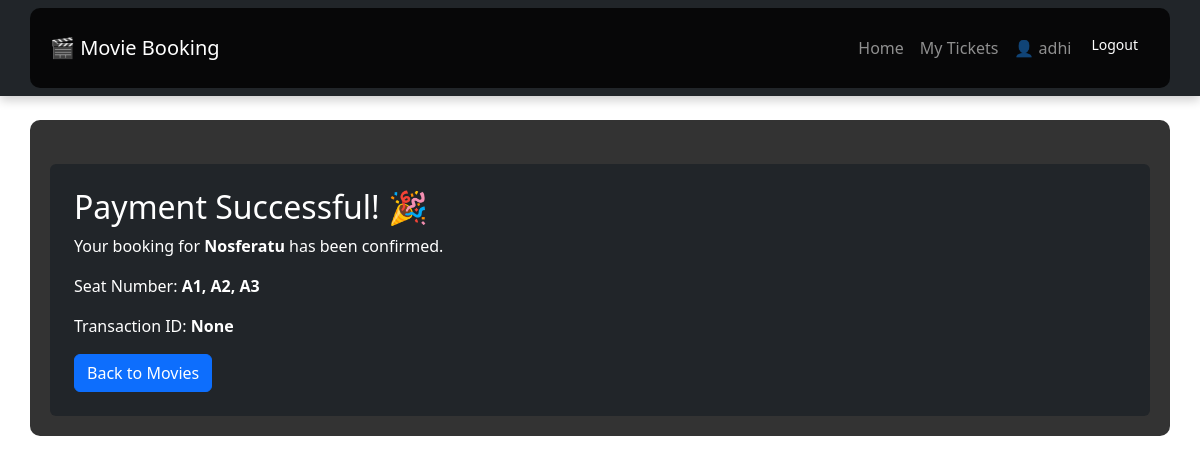
/success/22/ (signed in), run on the app's committed database.
### booking/models.py (models this page shows, shortened)
class Ticket(models.Model):
    user = models.ForeignKey(User, on_delete=models.CASCADE)
    movie = models.ForeignKey(Movie, on_delete=models.CASCADE)
    show_time = models.ForeignKey(ShowTime, on_delete=models.CASCADE)
    quantity = models.PositiveIntegerField(default=1)
    seat_number = models.CharField(max_length=10, null=True, blank=True)
    booking_date = models.DateTimeField(auto_now_add=True)
    is_paid = models.BooleanField(default=False)  # ✅ Ensure this field is present

class Movie(models.Model):
    title = models.CharField(max_length=255)
    genre = models.CharField(max_length=100, default="Unknown")
    release_date = models.DateField()
    poster = models.ImageField(upload_to='movie_posters/', null=True, blank=True)
    price = models.DecimalField(max_digits=6, decimal_places=2, default=0.00)

class Payment(models.Model):
    ticket = models.OneToOneField(Ticket, on_delete=models.CASCADE)
    amount = models.DecimalField(max_digits=10, decimal_places=2)
    status = models.CharField(max_length=20, choices=[('pending', 'Pending'), ('completed', 'Completed')], default='pending')
    transaction_id = models.CharField(max_length=100, blank=True, null=True, unique=True)  # Make it unique
    created_at = models.DateTimeField(auto_now_add=True)

### booking/views.py (the view)
# urls.py: path("success/<int:ticket_id>/", payment_success, name="success"),
@login_required
def payment_success(request, ticket_id):
    ticket = get_object_or_404(Ticket, id=ticket_id, user=request.user)
    payment = get_object_or_404(Payment, ticket=ticket)
    return render(request, 'booking/success.html', {
        'ticket': ticket,
        'payment': payment,  # Pass the payment object to the template
    })

### booking/templates/booking/success.html
{% extends 'booking/base.html' %}
{% block content %}
    <div class="container mt-4 p-4 bg-dark text-white rounded">
        <h2>Payment Successful! 🎉</h2>
        <p>Your booking for <strong>{{ ticket.movie.title }}</strong> has been confirmed.</p>
        <p>Seat Number: <strong>{{ ticket.seat_number }}</strong></p>
        <p>Transaction ID: <strong>{{ payment.transaction_id }}</strong></p>
        <a href="{% url 'movie_list' %}" class="btn btn-primary">Back to Movies</a>
    </div>
{% endblock %}

### booking/templates/booking/base.html (shortened to what this page needs)
<!DOCTYPE html>
<html lang="en">
<head>
    <link href="https://cdn.jsdelivr.net/npm/bootstrap@5.3.0/dist/css/bootstrap.min.css" rel="stylesheet">
</head>
<body>
    <nav class="navbar navbar-expand-lg navbar-dark bg-dark">
        <div class="container">
            <a class="navbar-brand" href="{% url 'movie_list' %}">🎬 Movie Booking</a>
            <div class="collapse navbar-collapse" id="navbarNav">
                <ul class="navbar-nav ms-auto">
                    <li class="nav-item">
                        <a class="nav-link" href="{% url 'movie_list' %}">Home</a>
                    </li>
                    {% if user.is_authenticated %}
                        <li class="nav-item">
                            <a class="nav-link" href="{% url 'ticket_list' %}">My Tickets</a>
                        </li>
                        <li class="nav-item">
                            <span class="nav-link">👤 {{ user.username }}</span>
                        </li>
                        <li class="nav-item">
                            <form id="logout-form" action="{% url 'logout' %}" method="post" style="display: inline;">
                                <button type="submit" class="btn btn-logout">Logout</button>
                            </form>
                        </li>
                    {% else %}
                        <li class="nav-item">
                            <a class="nav-link btn btn-outline-light btn-sm" href="{% url 'login' %}">Login</a>
                        </li>
                    {% endif %}
                </ul>
            </div>
        </div>
    </nav>
    <div class="container mt-4">
        {% block content %}
        {% endblock %}
    </div>
</body>
</html>

### booking/templates/booking/base.html (style rules this page uses)
body { background: url('https://source.unsplash.com/1600x900/?cinema,movie') no-repeat center center fixed; background-size: cover; color: white; }
.navbar { box-shadow: 0px 4px 10px rgba(0, 0, 0, 0.2); }
.container { background: rgba(0, 0, 0, 0.8); padding: 20px; border-radius: 10px; }
.btn-logout { border: none; background: none; color: white; cursor: pointer; font-size: 14px; }

### data on the page
Ticket: movie "Nosferatu", seat_number "A1, A2, A3"
Payment: transaction_id "None"

### other printed values
{{ user.username }} "adhi"
